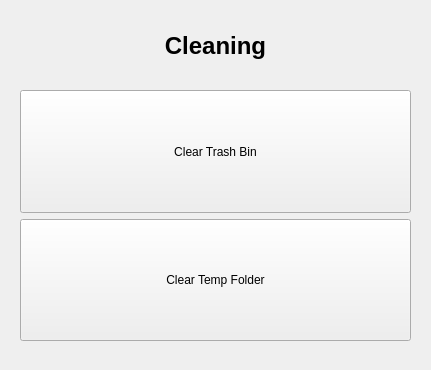
<?xml version="1.0" encoding="UTF-8"?>
<ui version="4.0">
 <class>form_cleaning</class>
 <widget class="QWidget" name="form_cleaning">
  <property name="geometry">
   <rect>
    <x>0</x>
    <y>0</y>
    <width>431</width>
    <height>370</height>
   </rect>
  </property>
  <property name="windowTitle">
   <string>Cleaning</string>
  </property>
  <widget class="QWidget" name="gridLayoutWidget">
   <property name="geometry">
    <rect>
     <x>20</x>
     <y>90</y>
     <width>391</width>
     <height>251</height>
    </rect>
   </property>
   <layout class="QGridLayout" name="gridLayout">
    <item row="2" column="0">
     <widget class="QPushButton" name="btn_clean_temp_folder">
      <property name="sizePolicy">
       <sizepolicy hsizetype="Minimum" vsizetype="MinimumExpanding">
        <horstretch>0</horstretch>
        <verstretch>0</verstretch>
       </sizepolicy>
      </property>
      <property name="text">
       <string>Clear Temp Folder</string>
      </property>
     </widget>
    </item>
    <item row="0" column="0">
     <widget class="QPushButton" name="btn_clean_trash_bin">
      <property name="sizePolicy">
       <sizepolicy hsizetype="Minimum" vsizetype="MinimumExpanding">
        <horstretch>0</horstretch>
        <verstretch>0</verstretch>
       </sizepolicy>
      </property>
      <property name="text">
       <string>Clear Trash Bin</string>
      </property>
     </widget>
    </item>
   </layout>
  </widget>
  <widget class="QLabel" name="lbl_header">
   <property name="geometry">
    <rect>
     <x>50</x>
     <y>20</y>
     <width>331</width>
     <height>51</height>
    </rect>
   </property>
   <property name="font">
    <font>
     <pointsize>18</pointsize>
     <weight>75</weight>
     <bold>true</bold>
    </font>
   </property>
   <property name="text">
    <string>Cleaning</string>
   </property>
   <property name="textFormat">
    <enum>Qt::MarkdownText</enum>
   </property>
   <property name="alignment">
    <set>Qt::AlignCenter</set>
   </property>
  </widget>
 </widget>
 <resources/>
 <connections/>
</ui>
